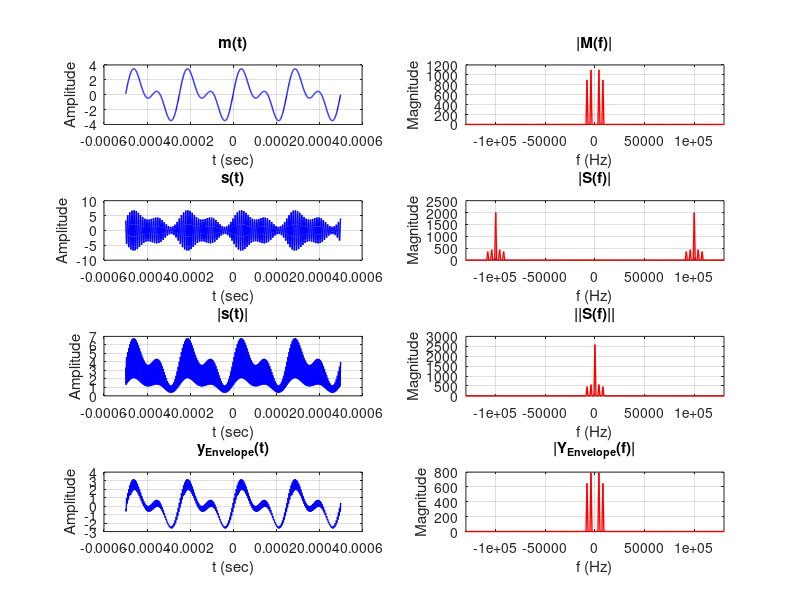

Write MATLAB code to recreate this figure. (Note: this script raises an error after producing the figure.)
clc; clear; close all;

fs = 1e6;
t = -0.0005+1/fs:1/fs:0.0005;

mt = 2.2*sin(2*pi*4e3*t) + 1.8*sin(2*pi*8e3*t);

Ac = 2;
fc = 1e5;
ct = Ac*cos(2*pi*fc*t);

Ka = 0.2;

st = Ac*(1 + Ka*mt).*ct;

N = length(t);
f = (-N/2:N/2-1)*fs/N;

x_rect = abs(st);

yt_envo = zeros(1, N);
yt_envo(1) = x_rect(1);

alpha = 0.95;

for i = 2:N
    if x_rect(i) > yt_envo(i-1)
        yt_envo(i) = x_rect(i);
    else
        yt_envo(i) = alpha*yt_envo(i-1);
    end
end

yt_envo = yt_envo - mean(yt_envo);

figure

subplot(4,2,1)
plot(t, mt, 'b', 'LineWidth', 1)
grid on
title('m(t)')
xlabel('t (sec)')
ylabel('Amplitude')

subplot(4,2,2)
plot(f, abs(fftshift(fft(mt))), 'r', 'LineWidth', 1)
grid on
title('|M(f)|')
xlabel('f (Hz)')
ylabel('Magnitude')
xlim([-fc-3e4 fc+3e4])

subplot(4,2,3)
plot(t, st, 'b', 'LineWidth', 1)
grid on
title('s(t)')
xlabel('t (sec)')
ylabel('Amplitude')

subplot(4,2,4)
plot(f, abs(fftshift(fft(st))), 'r', 'LineWidth', 1)
grid on
title('|S(f)|')
xlabel('f (Hz)')
ylabel('Magnitude')
xlim([-fc-3e4 fc+3e4])

subplot(4,2,5)
plot(t, x_rect, 'b', 'LineWidth', 1)
grid on
title('|s(t)|')
xlabel('t (sec)')
ylabel('Amplitude')

subplot(4,2,6)
plot(f, abs(fftshift(fft(x_rect))), 'r', 'LineWidth', 1)
grid on
title('||S(f)||')
xlabel('f (Hz)')
ylabel('Magnitude')
xlim([-fc-3e4 fc+3e4])

subplot(4,2,7)
plot(t, yt_envo, 'b', 'LineWidth', 1)
grid on
title('y_{Envelope}(t)')
xlabel('t (sec)')
ylabel('Amplitude')

subplot(4,2,8)
plot(f, abs(fftshift(fft(yt_envo))), 'r', 'LineWidth', 1)
grid on
title('|Y_{Envelope}(f)|')
xlabel('f (Hz)')
ylabel('Magnitude')
xlim([-fc-3e4 fc+3e4])

sgtitle('Lab 4 Demo: AM Modulation and Envelope (Diode) Detector')
